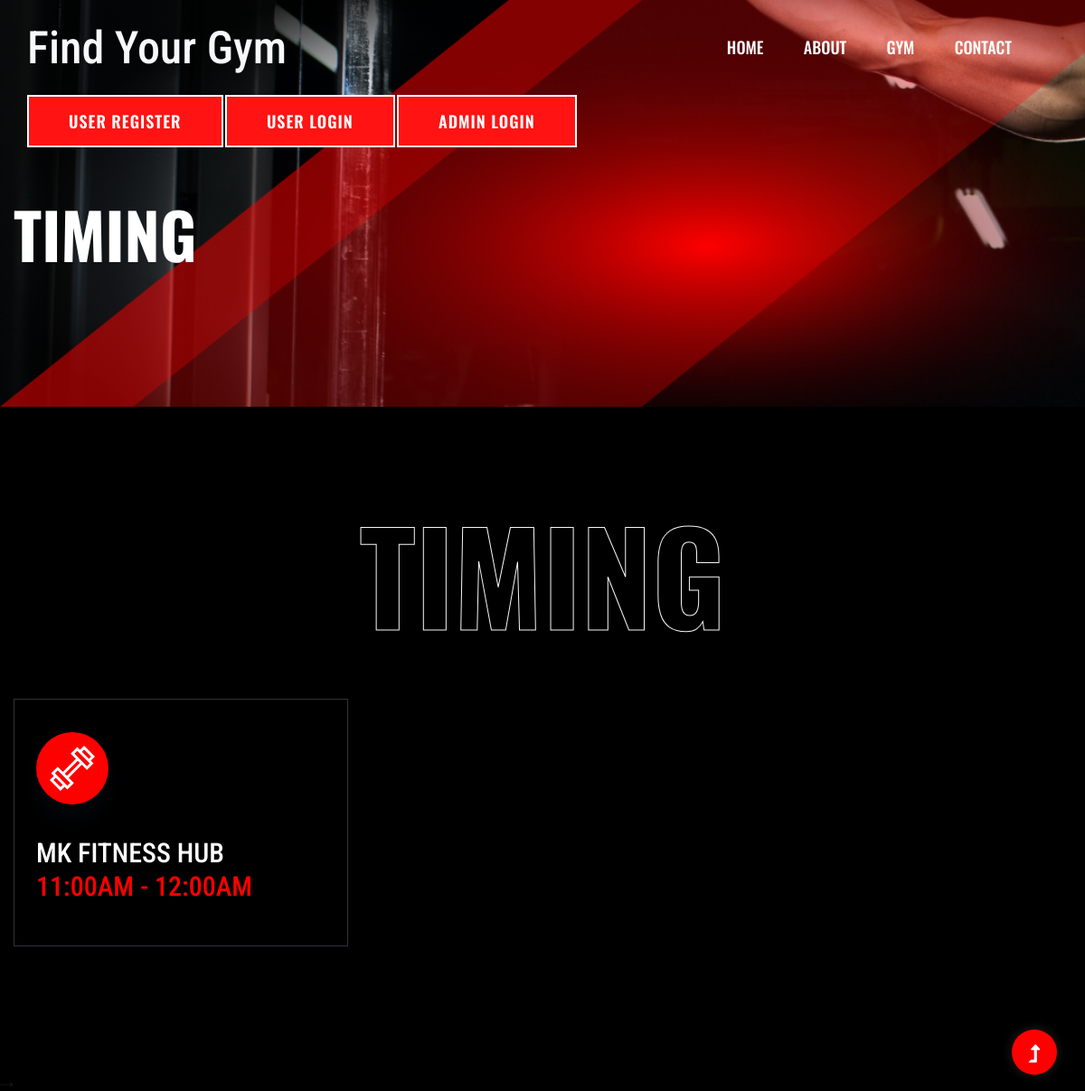
The page /gym_timings.php?id=2 on the database its author committed.
### tables this page shows
CREATE TABLE `timing` (
  `id` int(10) NOT NULL,
  `gym_id` int(10) NOT NULL,
  `start_time` varchar(100) NOT NULL,
  `end_time` varchar(100) NOT NULL,
  `status` varchar(100) NOT NULL,
  `created_at` timestamp(6) NOT NULL DEFAULT current_timestamp(6) ON UPDATE current_timestamp(6)
);

CREATE TABLE `gym` (
  `id` int(10) NOT NULL,
  `gym_name` varchar(100) NOT NULL,
  `gym_contact` bigint(100) NOT NULL,
  `gym_whatsapp_contact` bigint(100) NOT NULL,
  `gym_address` longtext NOT NULL,
  `gym_photo` varchar(100) NOT NULL,
  `status` varchar(100) NOT NULL,
  `created_at` timestamp(6) NOT NULL DEFAULT current_timestamp(6) ON UPDATE current_timestamp(6)
);

### gym_timings.php (the view)
<?php include "header.php"; ?>
<main>
    <div class="slider-area2">
        <div class="slider-height2 d-flex align-items-center">
            <div class="container">
                <div class="row">
                    <div class="col-xl-12">
                        <div class="hero-cap hero-cap2 pt-70">
                            <h2>Timing</h2>
                        </div>
                    </div>
                </div>
            </div>
        </div>
    </div>
    <section class="pricing-area section-padding30 fix">
        <div class="container">
            <div class="row">
                <div class="col-xl-12">
                    <div class="section-tittle text-center mb-55">
                        <h2>Timing</h2>
                    </div>
                </div>
            </div>
            <div class="row">
                <?php
                    include 'config.php';
                    $id=$_REQUEST['id'];
                    $query="select timing.*,gym.gym_name from `timing` inner join gym on timing.gym_id=gym.id where timing.gym_id='$id'";
                    $result=mysqli_query($con,$query);
                    while($row=mysqli_fetch_array($result)){
                ?>
                <div class="col-lg-4 col-md-6 col-sm-6">
                    <div class="properties mb-30">
                        <div class="properties__card">
                            <div class="about-icon">
                                <img src="assets/img/icon/price.svg" alt="">
                            </div>
                            <div class="properties__caption">
                                <span class="month"><?php echo $row['gym_name']; ?> </span>
                                <p class="mb-25"><?php echo $row['start_time']; ?> - <?php echo $row['end_time']; ?></p>
                            </div>
                        </div>
                    </div>
                </div>
            <?php }?>
            </div>
        </div>
    </section>
</main>
<?php include "footer.php"; ?>

### rows shown on the page
timing: gym.gym_name "MK FITNESS HUB", start_time "11:00AM", end_time "12:00AM"
